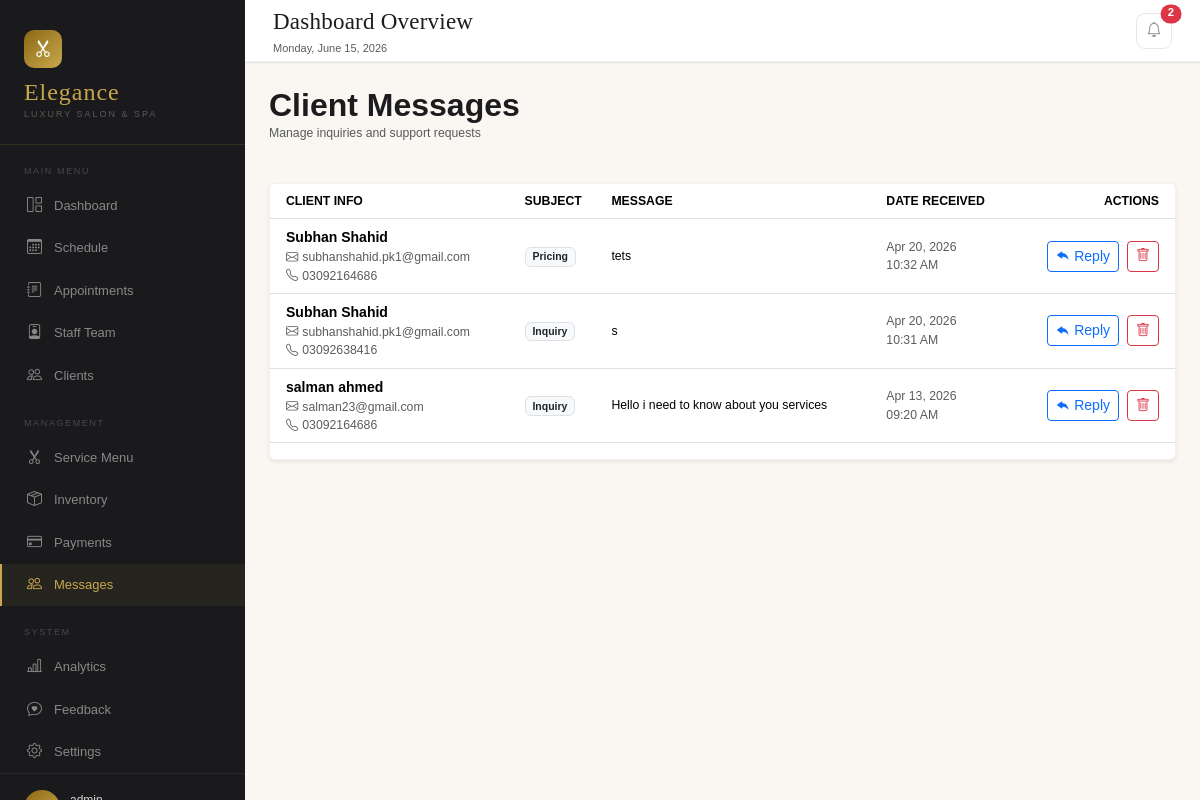
Page /dashboard/messages.php (signed in) on the committed database.
### tables this page shows
CREATE TABLE `contact_messages` (
  `id` int(11) NOT NULL,
  `first_name` varchar(50) NOT NULL,
  `last_name` varchar(50) NOT NULL,
  `email` varchar(100) NOT NULL,
  `phone` varchar(20) DEFAULT NULL,
  `subject` varchar(50) NOT NULL,
  `message` text NOT NULL,
  `created_at` timestamp NOT NULL DEFAULT current_timestamp()
);

### dashboard/messages.php (the view, shortened to what this page needs)
<?php
require_once '../includes/db.php';
$result = $conn->query("SELECT * FROM contact_messages ORDER BY created_at DESC");
?>
<!DOCTYPE html>
<html lang="en">
<head>
    <link href="../assets/css/bootstrap.min.css" rel="stylesheet">
    <link href="https://cdn.jsdelivr.net/npm/bootstrap-icons@1.11.0/font/bootstrap-icons.css" rel="stylesheet">
    <link rel="stylesheet" href="../assets/css/dashboard.css">
</head>
<body>
    <?php include('../includes/sidebar.php'); ?>
    <div class="main-area">
        <?php include('../includes/topbar.php'); ?>
        <div class="content-area container-fluid px-4 py-4">
            <div class="d-flex justify-content-between align-items-center mb-4">
                <div>
                    <h2 class="fw-bold m-0">Client Messages</h2>
                    <p class="text-muted small">Manage inquiries and support requests</p>
                </div>
            </div>
            <div class="panel shadow-sm bg-white rounded">
                <div class="table-responsive">
                    <table class="table align-middle">
                        <thead class="bg-light">
                            <tr class="text-muted small">
                                <th class="ps-3">CLIENT INFO</th>
                                <th>SUBJECT</th>
                                <th>MESSAGE</th>
                                <th>DATE RECEIVED</th>
                                <th class="text-end pe-3">ACTIONS</th>
                            </tr>
                        </thead>
                        <tbody>
                            <?php if ($result && $result->num_rows > 0): ?>
                                <?php while ($row = $result->fetch_assoc()):
                                    $fullName = htmlspecialchars($row['first_name'] . ' ' . $row['last_name']);
                                ?>
                                    <tr>
                                        <td class="ps-3">
                                            <div class="fw-bold"><?php echo $fullName; ?></div>
                                            <div class="small text-muted"><i class="bi bi-envelope me-1"></i><?php echo htmlspecialchars($row['email']); ?></div>
                                            <?php if (!empty($row['phone'])): ?>
                                                <div class="small text-muted"><i class="bi bi-telephone me-1"></i><?php echo htmlspecialchars($row['phone']); ?></div>
                                            <?php endif; ?>
                                        </td>
                                        <td>
                                            <span class="badge bg-light text-dark border text-capitalize"><?php echo htmlspecialchars($row['subject']); ?></span>
                                        </td>
                                        <td>
                                            <div class="small text-wrap" style="max-width: 300px;">
                                                <?php echo nl2br(htmlspecialchars($row['message'])); ?>
                                            </div>
                                        </td>
                                        <td class="small text-muted">
                                            <?php echo date('M d, Y', strtotime($row['created_at'])); ?><br>
                                            <?php echo date('h:i A', strtotime($row['created_at'])); ?>
                                        </td>
                                        <td class="text-end pe-3">
                                            <div class="d-flex justify-content-end gap-2">
                                                <?php
                                                $replySubject = "Re: " . $row['subject'] . " - Elegance Salon";
                                                $replyBody = "Hello " . $row['first_name'] . ",\n\nThank you for contacting Elegance Salon.\n\nRegarding your message: \"" . $row['message'] . "\"\n\n";
                                                $gmail_link = "https://mail.google.com/mail/?view=cm&fs=1&to=" . $row['email'] . "&su=" . urlencode($replySubject) . "&body=" . urlencode($replyBody);
                                                ?>
                                                <a href="<?php echo $gmail_link; ?>" target="_blank" class="btn btn-sm btn-outline-primary" title="Reply via Gmail">
                                                    <i class="bi bi-reply-fill"></i> Reply
                                                </a>
                                                <a href="messages.php?delete_id=<?php echo $row['id']; ?>"
                                                    class="btn btn-sm btn-outline-danger"
                                                    onclick="return confirm('Are you sure you want to delete this message?')">
                                                    <i class="bi bi-trash"></i>
                                                </a>
                                            </div>
                                        </td>
                                    </tr>
                                <?php endwhile; ?>
                            <?php else: ?>
                                <tr>
                                    <td colspan="5" class="text-center py-5 text-muted">No messages found.</td>
                                </tr>
                            <?php endif; ?>
                        </tbody>
                    </table>
                </div>
            </div>
        </div>
    </div>
</body>
</html>

### assets/css/dashboard.css (style rules this page uses)
:root { --gold: #c9a84c; --gold-light: #e8d4a0; --gold-dark: #8b6914; --cream: #faf7f2; --blush: #f2e8e4; --rose: #c48b8b; --charcoal: #1c1c1e; --sidebar-bg: #1a1a1c; --sidebar-width: 245px; --font-display: "Cormorant Garamond", serif; --font-body: "DM Sans", sans-serif; --panel-radius: 14px; --shadow-sm: 0 1px 3px rgba(0, 0, 0, 0.06), 0 1px 2px rgba(0, 0, 0, 0.04); }
* { margin: 0; padding: 0; box-sizing: border-box; }
body { font-family: var(--font-body); background: var(--cream); color: var(--charcoal); display: flex; height: 100vh; overflow: hidden; font-size: 14px; line-height: 1.5; }
.panel { background: white; border-radius: var(--panel-radius); border: 1px solid rgba(0, 0, 0, 0.055); overflow: hidden; box-shadow: var(--shadow-sm); }
.main-area { flex: 1; display: flex; flex-direction: column; overflow: hidden; min-width: 0; }
.content-area { flex: 1; overflow-y: auto; padding: 26px 28px 40px; }

### rows in the picture
contact_messages: fullName "Subhan Shahid", email "subhanshahid.pk1@gmail.com", phone "03092164686", subject "Pricing", message "tets", created_at "Apr 20, 2026", created_at "10:32 AM"
contact_messages: fullName "Subhan Shahid", email "subhanshahid.pk1@gmail.com", phone "03092638416", subject "Inquiry", message "s", created_at "Apr 20, 2026", created_at "10:31 AM"
contact_messages: fullName "salman ahmed", email "salman23@gmail.com", phone "03092164686", subject "Inquiry", message "Hello i need to know about you services", created_at "Apr 13, 2026", created_at "09:20 AM"

### other values in the picture
$notif_count "2"
